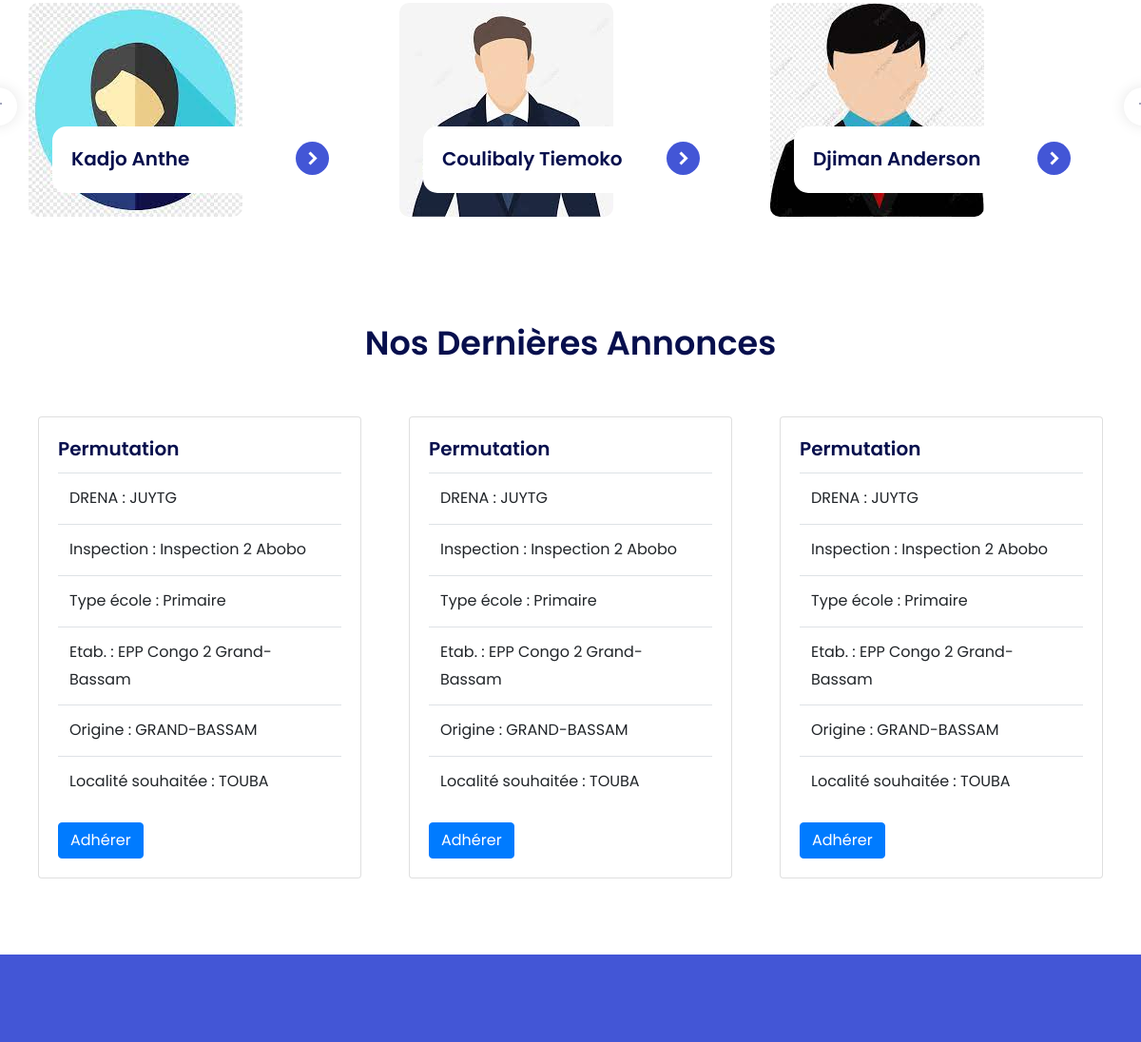
Before: / (middle part) with the older database file.
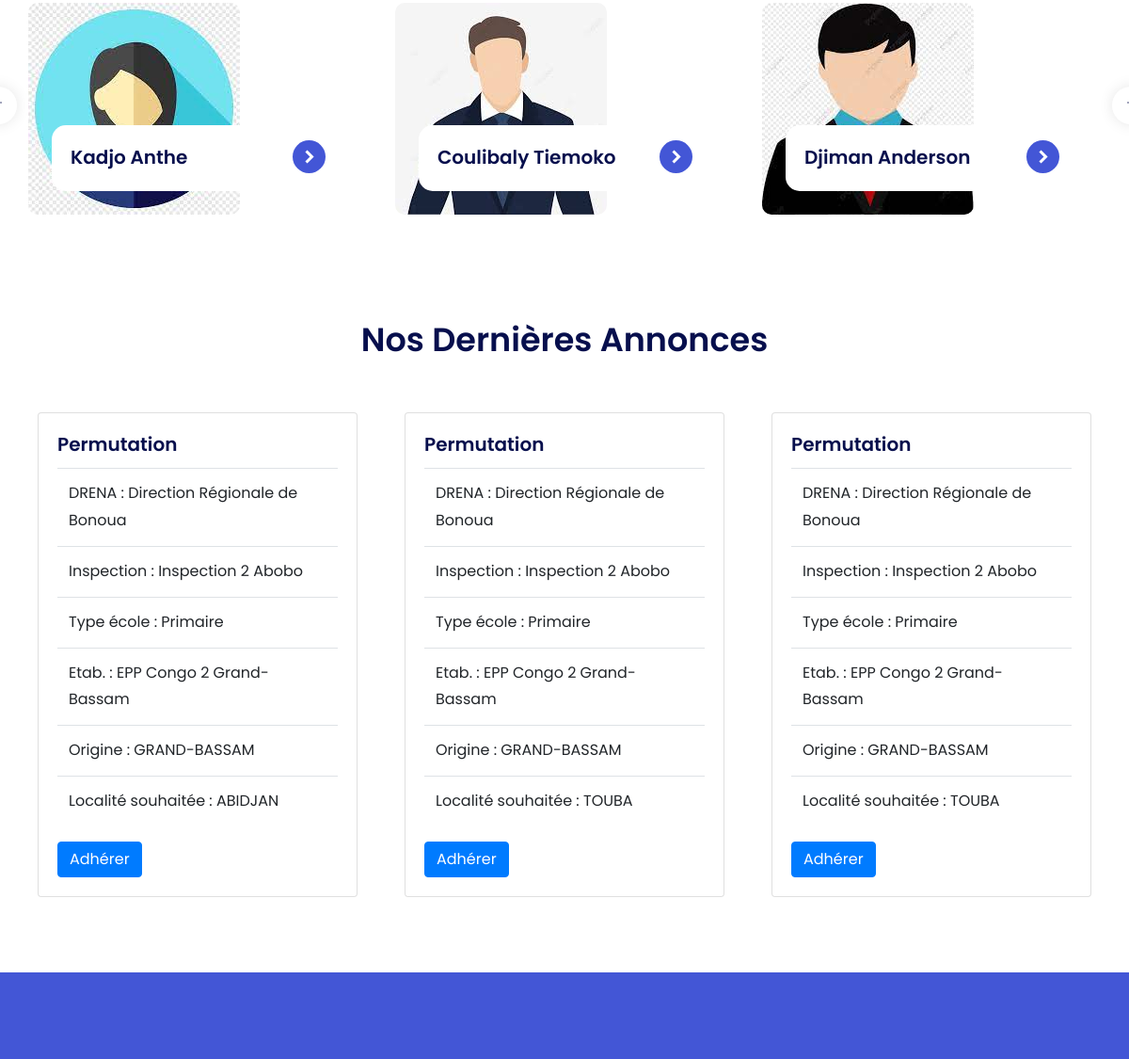
After: the same page with the newer database file.
### tables this page shows
CREATE TABLE IF NOT EXISTS `annonce` (
  `IdAnnonce` int(11) NOT NULL AUTO_INCREMENT,
  `DateAjoutAnnonce` date NOT NULL,
  `LocaliteOrigineAnnonce` varchar(255) NOT NULL,
  `LocaliteDesireeAnnonce` varchar(255) NOT NULL,
  `AdherantAnnonce` varchar(255) NOT NULL DEFAULT '-1',
  `StatutAnnonce` varchar(255) NOT NULL,
  `IdAgent` bigint(20) NOT NULL,
  `IdTypeAnnonce` int(11) NOT NULL,
  PRIMARY KEY (`IdAnnonce`)
);

CREATE TABLE IF NOT EXISTS `directionregionale` (
  `IdDirectionRegionale` int(11) NOT NULL AUTO_INCREMENT,
  `NomDirectionRegionale` varchar(255) NOT NULL,
  `TelDirectionRegionale` varchar(255) NOT NULL,
  `EmailDirectionRegionale` varchar(255) NOT NULL,
  `CommuneDirectionRegionale` varchar(255) NOT NULL,
  PRIMARY KEY (`IdDirectionRegionale`)
);

CREATE TABLE IF NOT EXISTS `inspection` (
  `IdInspection` int(11) NOT NULL AUTO_INCREMENT,
  `NomInspection` varchar(255) NOT NULL,
  `TelInspection` varchar(255) NOT NULL,
  `CommuneInspection` varchar(255) NOT NULL,
  `IdDirectionRegionale` int(11) NOT NULL,
  PRIMARY KEY (`IdInspection`)
);

CREATE TABLE IF NOT EXISTS `ecole` (
  `IdEcole` int(11) NOT NULL AUTO_INCREMENT,
  `NomEcole` varchar(255) NOT NULL DEFAULT '',
  `TypeEcole` varchar(160) NOT NULL DEFAULT 'Primaire',
  `TelEcole` varchar(255) NOT NULL DEFAULT '',
  `EmailEcole` varchar(255) NOT NULL DEFAULT '',
  `LocaliteEcole` bigint(20) NOT NULL DEFAULT '1',
  `IdInspection` int(11) NOT NULL DEFAULT '1',
  PRIMARY KEY (`IdEcole`)
);

CREATE TABLE IF NOT EXISTS `localite` (
  `CodeZone` bigint(19) NOT NULL AUTO_INCREMENT,
  `LibelleZone` varchar(200) NOT NULL,
  `CodeZoneMere` bigint(19) NOT NULL,
  `NiveauStr` smallint(6) NOT NULL,
  PRIMARY KEY (`CodeZone`)
);

### class/database.php (called while the page is built, shortened)
<?php
class Database
{
    private static $dbHost = "localhost";
    private static $dbName = "pct_db";
    private static $dbUsername = "root";
    private static $dbUserpassword = "";
    private static $connection = null;
    private static function connect()
    {
        if(self::$connection == null)
        {
            try
            {
              self::$connection = new PDO("mysql:host=" . self::$dbHost . ";dbname=" . self::$dbName , self::$dbUsername, self::$dbUserpassword, array(PDO::MYSQL_ATTR_INIT_COMMAND => 'SET NAMES UTF8' , PDO::ATTR_ERRMODE=>PDO::ERRMODE_WARNING));
            }
            catch(PDOException $e)
            {
                die($e->getMessage());
            }
        }
        return self::$connection;
    }
    private static function disconnect()
    {
        self::$connection = null;
    }
    public static function SelectQuery($query="")
    {
        if ($query<>"")
        {
            $req=self::$connection->prepare($query);
            try
            {
              $req->execute();
            }
            catch(Exception $e)
            {
                var_dump($query);
                die($e->getMessage());
            }
            return $req->fetchAll(PDO::FETCH_OBJ);
        }
        else return "";
    }
}
?>

### index.php (the view, shortened to what this page needs)
<!doctype html>
<html lang="fr">
    <head>
        <?php require("inc/links.php");?>
    </head>
    <body>
        <section class="portfolio-area pt-100 pb-70">
            <div class="container">
                <div class="portfolio-slider pt-45 owl-carousel owl-theme">
                    <div class="portfolio-item">
                        <div class="portfolio-img">
                            <a href="portfolio.php">
                                <img src="assets\img\avatar 1.jpg" alt="Portfolio Images">
                            </a>
                            <div class="portfolio-content">
                                <a href="portfolio.php"><h3>Kadjo Anthe</h3></a>
                                <i class='bx bxs-chevron-right'></i>
                            </div>
                        </div>
                    </div>
                    <div class="portfolio-item">
                        <div class="portfolio-img">
                            <a href="portfolio.php">
                                <img src="assets\img\avatar 2.jpg" alt="Portfolio Images">
                            </a>
                            <div class="portfolio-content">
                                <a href="portfolio.php"><h3>Coulibaly Tiemoko</h3></a>
                                <i class='bx bxs-chevron-right'></i>
                            </div>
                        </div>
                    </div>
                    <div class="portfolio-item">
                        <div class="portfolio-img">
                            <a href="portfolio.php">
                                <img src="assets\img\avatar 5.jpg" alt="Portfolio Images">
                            </a>
                            <div class="portfolio-content">
                                <a href="portfolio.php"><h3>Djiman Anderson</h3></a>
                                <i class='bx bxs-chevron-right'></i>
                            </div>
                        </div>
                    </div>
                </div>
            </div>
        </section>
        <div class="blog-area pb-70">
            <div class="container">
                <div class="scetion-title text-center">
                    <h2>Nos Dernières Annonces</h2>
                </div>
                <div class="row pt-45">
<?php
                        $annonces=Database::SelectQuery("SELECT * FROM annonce ORDER BY DateAjoutAnnonce DESC LIMIT 3");
                        foreach($annonces as $annonce):
                    ?>
                    <div class="col-lg-4 col-sm-6">
                        <div class="card" style=" margin:10px">
                            <div class="card-body">
                                <h5 class="card-title">Permutation</h5>
                                <div class="card-text">
                                <table class="table">
                                <tbody>
                                        <tr scope="row">
                                            <td>DRENA :
                                            <?php
                                                    $agent=DataBase::SelectQuery("SELECT * FROM agent WHERE IdAgent='$annonce->IdAgent'");
                                                    $ecole=DataBase::SelectQuery("SELECT * FROM ecole WHERE IdEcole='".$agent[0]->IdEcole."'");
                                                    $inspection=DataBase::SelectQuery("SELECT * FROM inspection WHERE IdInspection='".$ecole[0]->IdInspection."'");
                                                    $dren=DataBase::SelectQuery("SELECT * FROM directionregionale WHERE IdDirectionRegionale='".$inspection[0]->IdDirectionRegionale."'");
                                                    echo $dren[0]->NomDirectionRegionale;
                                                ?>
                                            </td>
                                        </tr>
                                        <tr>
                                            <td>Inspection :
                                                <?php
                                                    $agent=DataBase::SelectQuery("SELECT * FROM agent WHERE IdAgent='$annonce->IdAgent'");
                                                    $ecole=DataBase::SelectQuery("SELECT * FROM ecole WHERE IdEcole='".$agent[0]->IdEcole."'");
                                                    $inspection=DataBase::SelectQuery("SELECT * FROM inspection WHERE IdInspection='".$ecole[0]->IdInspection."'");
                                                    echo $inspection[0]->NomInspection;
                                                ?>
                                            </td>
                                        </tr>
                                        <tr>
                                            <td>Type école :
                                                <?php
                                                    $agent=DataBase::SelectQuery("SELECT * FROM agent WHERE IdAgent='$annonce->IdAgent'");
                                                    $ecole=DataBase::SelectQuery("SELECT * FROM ecole WHERE IdEcole='".$agent[0]->IdEcole."'");
                                                    echo $ecole[0]->TypeEcole;
                                                ?>
                                            </td>
                                        </tr>
                                        <tr>
                                            <td>Etab. :
                                            <?php
                                                $agent=DataBase::SelectQuery("SELECT * FROM agent WHERE IdAgent='$annonce->IdAgent'");
                                                $ecole=DataBase::SelectQuery("SELECT * FROM ecole WHERE IdEcole='".$agent[0]->IdEcole."'");
                                                echo $ecole[0]->NomEcole;
                                            ?>
                                            </td>
                                        </tr>
                                        <tr>
                                            <td>Origine :
                                                <?php
                                                    $localite=DataBase::SelectQuery("SELECT * FROM localite WHERE CodeZone='$annonce->LocaliteOrigineAnnonce'");
                                                    echo $localite[0]->LibelleZone;
                                                ?>
                                            </td>
                                        </tr>
                                        <tr>
                                            <td>
                                                Localité souhaitée :
                                                <?php
                                                    $localite=DataBase::SelectQuery("SELECT * FROM localite WHERE CodeZone='$annonce->LocaliteDesireeAnnonce'");
                                                    echo $localite[0]->LibelleZone;
                                                ?>
                                            </td>
                                        </tr>
                                </tbody>
                                </table>
                                </div>
                                <a href="annonce_details.php?annonce=<?=$annonce->IdAnnonce?>" class="btn btn-primary" style="align:center">Adhérer</a>
                            </div>
                        </div>
                    </div>
                    <?php endforeach ?>
                </div>
            </div>
        </div>
        <?php require "inc//footer.php"?>
    </body>
</html>

### inc/links.php
<link rel="stylesheet" href="assets/css/bootstrap.min.css">
<link rel="stylesheet" href="assets/css/owl.theme.default.min.css">
<link rel="stylesheet" href="assets/css/owl.carousel.min.css">
<link rel="stylesheet" href="assets/css/magnific-popup.min.css">
<link rel="stylesheet" href="assets/css/animate.min.css">
<link rel="stylesheet" href="assets/css/boxicons.min.css">
<link rel="stylesheet" href="assets/fonts/flaticon.css">
<link rel="stylesheet" href="assets/css/meanmenu.min.css">
<link rel="stylesheet" href="assets/css/style.css">
<link rel="stylesheet" href="assets/css/responsive.css">
<link rel="stylesheet" href="assets/css/customnavestyle.css">
<link rel="stylesheet" href="https://maxcdn.bootstrapcdn.com/font-awesome/4.7.0/css/font-awesome.min.css">

### inc/footer.php (shortened to what this page needs)
<footer id="footer" class="footer-area-bg">
           <div class="footer-area-top pt-100 pb-70">
           </div>
       </footer>

### assets/css/responsive.css (style rules this page uses)
@media only screen and (min-width: 1200px) { .container { max-width: 1170px !important; } }

Changed rows visible on the page:
removed annonce: directionregionale.NomDirectionRegionale "JUYTG", inspection.NomInspection "Inspection 2 Abobo", ecole.TypeEcole "Primaire", ecole.NomEcole "EPP Congo 2 Grand-Bassam", localite.LibelleZone "GRAND-BASSAM", localite.LibelleZone "TOUBA"
added annonce: directionregionale.NomDirectionRegionale "Direction Régionale de Bonoua", inspection.NomInspection "Inspection 2 Abobo", ecole.TypeEcole "Primaire", ecole.NomEcole "EPP Congo 2 Grand-Bassam", localite.LibelleZone "GRAND-BASSAM", localite.LibelleZone "ABIDJAN"
changed through a linked row, annonce (number 2 of 3 on the later page): directionregionale.NomDirectionRegionale "JUYTG" → "Direction Régionale de Bonoua"
changed through a linked row, annonce (number 3 of 3 on the later page): directionregionale.NomDirectionRegionale "JUYTG" → "Direction Régionale de Bonoua"
